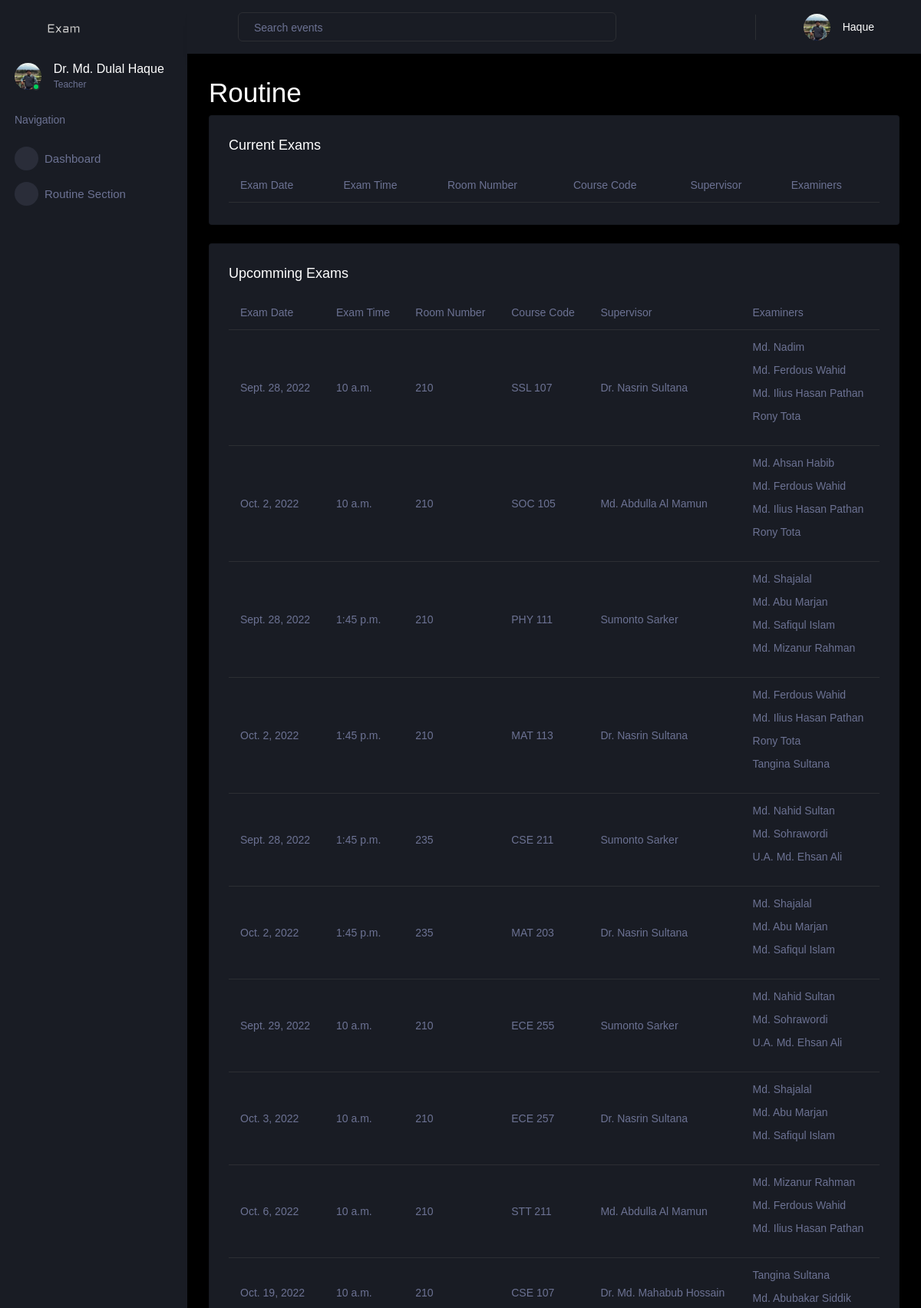
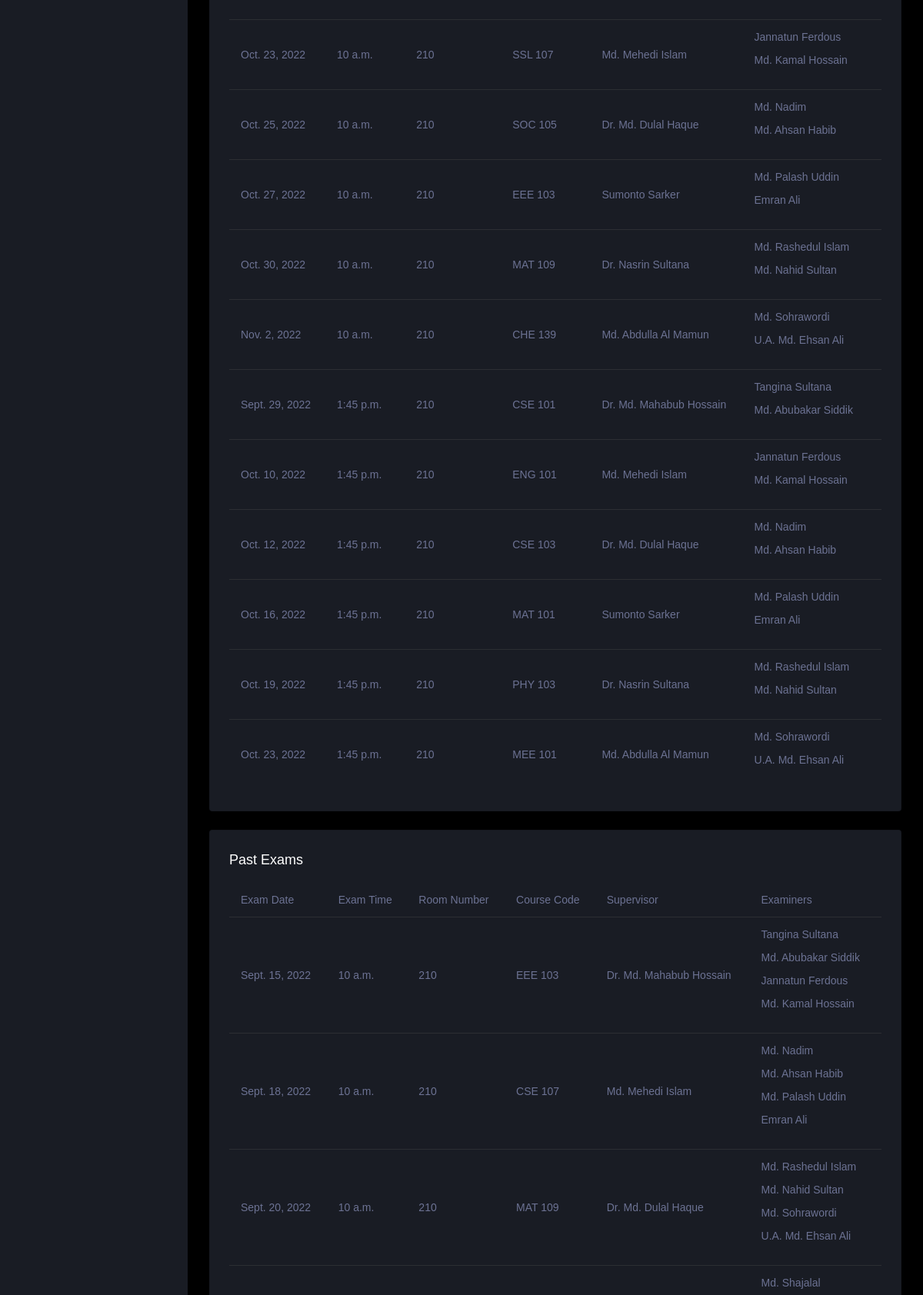
The page /user/full-routine (signed in, upper part) on the database its author committed (2 pictures, top to bottom).
### account/models.py (models this page shows, shortened)
class Teacher(models.Model):
    user = models.OneToOneField(
        User, on_delete=models.CASCADE, primary_key=True)
    title = models.CharField(max_length=255, null=False,
                             choices=TEACHER_TITLE_CHOICES, default='None')
    contact_number = models.CharField(null=False, unique=True, max_length=255)
    profile_picture = models.ImageField(
        upload_to=get_profile_pictures_directory, blank=True, null=True)
    department = models.ForeignKey(Department, on_delete=models.DO_NOTHING)
    is_available = models.BooleanField(default=True)
    total_creadits = models.DecimalField(
        max_digits=10, decimal_places=2, default=0)
    def __str__(self) -> str:
        return self.user.first_name + " " + self.user.last_name

class Exam(models.Model):
    exam_date = models.DateField()
    exam_time = models.TimeField()
    room_number = models.IntegerField()
    faculty = models.ForeignKey(
        Faculty, on_delete=models.DO_NOTHING, related_name='+')
    course = models.ForeignKey(
        Course, on_delete=models.DO_NOTHING, related_name='+')
    examiners = models.ManyToManyField(Teacher, related_name='+')
    supervisor = models.ForeignKey(
        Teacher, on_delete=models.DO_NOTHING, related_name='supervisor')
    routine = models.ForeignKey(
        Routine, on_delete=models.CASCADE, null=False, default=1)

### dashboard/models.py (models this page shows, shortened)
class Course(models.Model):
    code = models.CharField(max_length=255, null=False)
    credits = models.DecimalField(null=False, max_digits=4, decimal_places=2)
    department = models.ForeignKey(
        Department, on_delete=models.CASCADE, null=False)
    is_sessional = models.BooleanField(null=False, default=False)
    level = models.CharField(max_length=1, null=False,
                             choices=LEVEL_CHOICES, default='1')
    name = models.CharField(max_length=255, null=False)
    semester = models.CharField(
        max_length=2, null=False, choices=SEMESTER_CHOICES, default='I')
    def __str__(self) -> str:
        return f"{ self.code }"

### dashboard/views.py (the view)
# urls.py: path('full-routine', full_routine, name='full-routine'),
def full_routine(request):
    context = get_context(request, True)
    return render(request, 'full-routine.html', context)

### dashboard/models.py (called while the page is built)
    def __str__(self) -> str:
        return self.name

### dashboard/views.py (called while the page is built)
def is_dean(user):
    try:
        teacher = Teacher.objects.get(user=user)
    except Teacher.DoesNotExist:
        return None
    deans = Dean.objects.filter(teacher=teacher).order_by('-joined')[:1]
    if len(deans) != 1:
        return None
    return deans[0]

def is_staff(user):
    try:
        staff = Staff.objects.get(user=user)
    except Staff.DoesNotExist:
        return None
    return staff

def is_teacher(user):
    try:
        teacher = Teacher.objects.get(user=user)
    except Teacher.DoesNotExist:
        return None
    return teacher

def get_exams(approved_routines, teacher=None):
    past = []
    current = []
    upcomming = []
    today = date.today()
    for routine in approved_routines:
        exams = routine.exam_set.all()
        if teacher:
            exams = filter(lambda exam: teacher in exam.examiners.all()
                           or teacher == exam.supervisor, exams)
        for exam in exams:
            if exam.exam_date == today:
                current.append(exam)
            elif exam.exam_date < today:
                past.append(exam)
            else:
                upcomming.append(exam)
    return current, past, upcomming

def get_notification(user):
    return Notification.objects.filter(user=user, marked_read=False).all()

### dashboard/templates/full-routine.html (shortened to what this page needs)
{% extends "dashboard-base.html" %}
{% load static %}
{% block content %}
<h1>Routine</h1>
<div class="row">
  <div class="col-12 grid-margin">
    <div class="card">
      <div class="card-body">
        <h4 class="card-title">Current Exams</h4>
        <div class="table-responsive">
          <table class="table">
            <thead>
              <tr>
                <th>Exam Date</th>
                <th>Exam Time</th>
                <th>Room Number</th>
                <th>Course Code</th>
                <th>Supervisor</th>
                <th>Examiners</th>
              </tr>
            </thead>
          </table>
        </div>
      </div>
    </div>
  </div>
</div>
<div class="row">
  <div class="col-12 grid-margin">
    <div class="card">
      <div class="card-body">
        <h4 class="card-title">Upcomming Exams</h4>
        <div class="table-responsive">
          <table class="table">
            <thead>
              <tr>
                <th>Exam Date</th>
                <th>Exam Time</th>
                <th>Room Number</th>
                <th>Course Code</th>
                <th>Supervisor</th>
                <th>Examiners</th>
              </tr>
            </thead>
            <tbody>
              {% for exam in upcomming_exams %}
              <tr>
                <td>{{ exam.exam_date }}</td>
                <td>{{ exam.exam_time }}</td>
                <td>{{ exam.room_number }}</td>
                <td>{{ exam.course }}</td>
                <td>{{ exam.supervisor }}</td>
                <td>
                  {% for teacher in exam.examiners.all %}
                  <p> {{ teacher }} </p>
                  {% endfor %}
                </td>
              </tr>
              {% endfor %}
            </tbody>
          </table>
        </div>
      </div>
    </div>
  </div>
</div>
<div class="row">
  <div class="col-12 grid-margin">
    <div class="card">
      <div class="card-body">
        <h4 class="card-title">Past Exams</h4>
        <div class="table-responsive">
          <table class="table">
            <thead>
              <tr>
                <th>Exam Date</th>
                <th>Exam Time</th>
                <th>Room Number</th>
                <th>Course Code</th>
                <th>Supervisor</th>
                <th>Examiners</th>
              </tr>
            </thead>
            <tbody>
              {% for exam in past_exams %}
              <tr>
                <td>{{ exam.exam_date }}</td>
                <td>{{ exam.exam_time }}</td>
                <td>{{ exam.room_number }}</td>
                <td>{{ exam.course }}</td>
                <td>{{ exam.supervisor }}</td>
                <td>
                  {% for teacher in exam.examiners.all %}
                  <p> {{ teacher }} </p>
                  {% endfor %}
                </td>
              </tr>
              {% endfor %}
            </tbody>
          </table>
        </div>
      </div>
    </div>
  </div>
</div>
{% endblock content %}

### dashboard/templates/dashboard-base.html (shortened to what this page needs)
{% load static %}
<!DOCTYPE html>
<html lang="en">
<head>
  <link rel="stylesheet" href="{% static 'dashboard/vendors/mdi/css/materialdesignicons.min.css' %}" />
  <link rel="stylesheet" href="{% static 'dashboard/vendors/css/vendor.bundle.base.css' %}" />
  <link rel="stylesheet" href="{% static 'dashboard/vendors/jvectormap/jquery-jvectormap.css' %}" />
  <link rel="stylesheet" href="{% static 'dashboard/vendors/flag-icon-css/css/flag-icon.min.css' %}" />
  <link rel="stylesheet" href="{% static 'dashboard/vendors/owl-carousel-2/owl.carousel.min.css' %}" />
  <link rel="stylesheet" href="{% static 'dashboard/vendors/owl-carousel-2/owl.theme.default.min.css' %}" />
  <link rel="stylesheet" href="{% static 'dashboard/css/style.css' %}" />
</head>
<body>
  <div class="container-scroller">
    <nav class="sidebar sidebar-offcanvas" id="sidebar">
      <div class="sidebar-brand-wrapper d-none d-lg-flex align-items-center justify-content-center fixed-top">
        <a class="sidebar-brand brand-logo" href="#">
          <img src="{% static 'dashboard/images/logo.svg' %}" alt="logo" />
        </a>
      </div>
      <ul class="nav">
        <li class="nav-item profile">
          <div class="profile-desc">
            <div class="profile-pic">
              <div class="count-indicator">
                {% if user.profile_picture %}
                <img class="img-xs rounded-circle" src="{{ user.profile_picture.url }}" />
                {% else %}
                <img class="img-xs rounded-circle" src="{% static 'dashboard/images/dummy.png' %}" />
                {% endif %}
                <span class="count bg-success"></span>
              </div>
              <div class="profile-name">
                <h5 class="mb-0 font-weight-normal">
                  {{ user.user.first_name }} {{ user.user.last_name }}
                </h5>
                <span>
                  {% if if_staff %}
                  Staff
                  {% elif if_dean %}
                  Dean
                  {% else %}
                  Teacher
                  {% endif %}
                </span>
              </div>
            </div>
          </div>
        </li>
        <li class="nav-item nav-category">
          <span class="nav-link">Navigation</span>
        </li>
        <li class="nav-item menu-items">
          <a class="nav-link" href="{% url 'dashboard-page' %}">
            <span class="menu-icon">
              <i class="mdi mdi-speedometer"></i>
            </span>
            <span class="menu-title">Dashboard</span>
          </a>
        </li>
        {% if not is_staff %}
        <li class="nav-item menu-items">
          <a class="nav-link" href="{% url 'routine-section' %}">
            <span class="menu-icon">
              <i class="mdi mdi-chart-bar"></i>
            </span>
            <span class="menu-title">Routine Section</span>
          </a>
        </li>
        {% endif %}
      </ul>
    </nav>
    <div class="container-fluid page-body-wrapper">
      <nav class="navbar p-0 fixed-top d-flex flex-row">
        <div class="navbar-menu-wrapper flex-grow d-flex align-items-stretch">
          <button class="navbar-toggler navbar-toggler align-self-center" type="button" data-toggle="minimize">
            <span class="mdi mdi-menu"></span>
          </button>
          <ul class="navbar-nav w-100">
            <li class="nav-item w-100">
              <form class="nav-link mt-2 mt-md-0 d-none d-lg-flex search" method="post"
                action="{% url 'search-page' %}">
                <input type="text" name="search" class="form-control" placeholder="Search events" />
              </form>
            </li>
          </ul>
          <ul class="navbar-nav navbar-nav-right">
            <li class="nav-item dropdown border-left">
              <a class="nav-link count-indicator dropdown-toggle" id="notificationDropdown" href="#"
                data-toggle="dropdown">
                <i class="mdi mdi-bell"></i>
              </a>
            </li>
            <li class="nav-item dropdown">
              <a class="nav-link" id="profileDropdown" href="#" data-toggle="dropdown">
                <div class="navbar-profile">
                  {% if user.profile_picture %}
                  <img class="img-xs rounded-circle" src="{{ user.profile_picture.url }}" />
                  {% else %}
                  <img class="img-xs rounded-circle" src="{% static 'dashboard/images/dummy.png' %}" />
                  {% endif %}
                  <p class="mb-0 d-none d-sm-block navbar-profile-name">
                    {{ user.user.last_name }}
                  </p>
                  <i class="mdi mdi-menu-down d-none d-sm-block pl-3"></i>
                </div>
              </a>
            </li>
          </ul>
        </div>
      </nav>
      <div class="main-panel">
        <div class="content-wrapper">
          {% block content %}{% endblock %}
        </div>
      </div>
    </div>
  </div>
</body>
</html>

### rows shown on the page
Teacher: profile_picture (picture), user.first_name "Dr. Md. Dulal", user.last_name "Haque"
Exam: exam_date "Sept. 28, 2022", exam_time "10 a.m.", room_number "210", course "SSL 107", supervisor "Dr. Nasrin Sultana"
Teacher: user_id.last_name "Md. Nadim"
Teacher: user_id.last_name "Md. Ferdous Wahid"
Teacher: user_id.last_name "Md. Ilius Hasan Pathan"
Teacher: user_id.last_name "Rony Tota"
Exam: exam_date "Oct. 2, 2022", exam_time "10 a.m.", room_number "210", course "SOC 105", supervisor "Md. Abdulla Al Mamun"
Teacher: user_id.last_name "Md. Ahsan Habib"
Exam: exam_date "Sept. 28, 2022", exam_time "1:45 p.m.", room_number "210", course "PHY 111", supervisor "Sumonto Sarker"
Teacher: user_id.last_name "Md. Shajalal"
Teacher: user_id.last_name "Md. Abu Marjan"
Teacher: user_id.last_name "Md. Safiqul Islam"
Teacher: user_id.last_name "Md. Mizanur Rahman"
Exam: exam_date "Oct. 2, 2022", exam_time "1:45 p.m.", room_number "210", course "MAT 113", supervisor "Dr. Nasrin Sultana"
Teacher: user_id.last_name "Tangina Sultana"
Exam: exam_date "Sept. 28, 2022", exam_time "1:45 p.m.", room_number "235", course "CSE 211", supervisor "Sumonto Sarker"
Teacher: user_id.last_name "Md. Nahid Sultan"
Teacher: user_id.last_name "Md. Sohrawordi"
Teacher: user_id.last_name "U.A. Md. Ehsan Ali"
Exam: exam_date "Oct. 2, 2022", exam_time "1:45 p.m.", room_number "235", course "MAT 203", supervisor "Dr. Nasrin Sultana"
Exam: exam_date "Sept. 29, 2022", exam_time "10 a.m.", room_number "210", course "ECE 255", supervisor "Sumonto Sarker"
Exam: exam_date "Oct. 3, 2022", exam_time "10 a.m.", room_number "210", course "ECE 257", supervisor "Dr. Nasrin Sultana"
Exam: exam_date "Oct. 6, 2022", exam_time "10 a.m.", room_number "210", course "STT 211", supervisor "Md. Abdulla Al Mamun"
Exam: exam_date "Oct. 19, 2022", exam_time "10 a.m.", room_number "210", course "CSE 107", supervisor "Dr. Md. Mahabub Hossain"
Teacher: user_id.last_name "Md. Abubakar Siddik"
Exam: exam_date "Oct. 23, 2022", exam_time "10 a.m.", room_number "210", course "SSL 107", supervisor "Md. Mehedi Islam"
Teacher: user_id.last_name "Jannatun Ferdous"
Teacher: user_id.last_name "Md. Kamal Hossain"
Exam: exam_date "Oct. 25, 2022", exam_time "10 a.m.", room_number "210", course "SOC 105", supervisor "Dr. Md. Dulal Haque"
Exam: exam_date "Oct. 27, 2022", exam_time "10 a.m.", room_number "210", course "EEE 103", supervisor "Sumonto Sarker"
Teacher: user_id.last_name "Md. Palash Uddin"
Teacher: user_id.last_name "Emran Ali"
Exam: exam_date "Oct. 30, 2022", exam_time "10 a.m.", room_number "210", course "MAT 109", supervisor "Dr. Nasrin Sultana"
Teacher: user_id.last_name "Md. Rashedul Islam"
Exam: exam_date "Nov. 2, 2022", exam_time "10 a.m.", room_number "210", course "CHE 139", supervisor "Md. Abdulla Al Mamun"
Exam: exam_date "Sept. 29, 2022", exam_time "1:45 p.m.", room_number "210", course "CSE 101", supervisor "Dr. Md. Mahabub Hossain"
Exam: exam_date "Oct. 10, 2022", exam_time "1:45 p.m.", room_number "210", course "ENG 101", supervisor "Md. Mehedi Islam"
Exam: exam_date "Oct. 12, 2022", exam_time "1:45 p.m.", room_number "210", course "CSE 103", supervisor "Dr. Md. Dulal Haque"
Exam: exam_date "Oct. 16, 2022", exam_time "1:45 p.m.", room_number "210", course "MAT 101", supervisor "Sumonto Sarker"
Exam: exam_date "Oct. 19, 2022", exam_time "1:45 p.m.", room_number "210", course "PHY 103", supervisor "Dr. Nasrin Sultana"
Exam: exam_date "Oct. 23, 2022", exam_time "1:45 p.m.", room_number "210", course "MEE 101", supervisor "Md. Abdulla Al Mamun"
Exam: exam_date "Sept. 15, 2022", exam_time "10 a.m.", room_number "210", course "EEE 103", supervisor "Dr. Md. Mahabub Hossain"
Exam: exam_date "Sept. 18, 2022", exam_time "10 a.m.", room_number "210", course "CSE 107", supervisor "Md. Mehedi Islam"
Exam: exam_date "Sept. 20, 2022", exam_time "10 a.m.", room_number "210", course "MAT 109", supervisor "Dr. Md. Dulal Haque"
